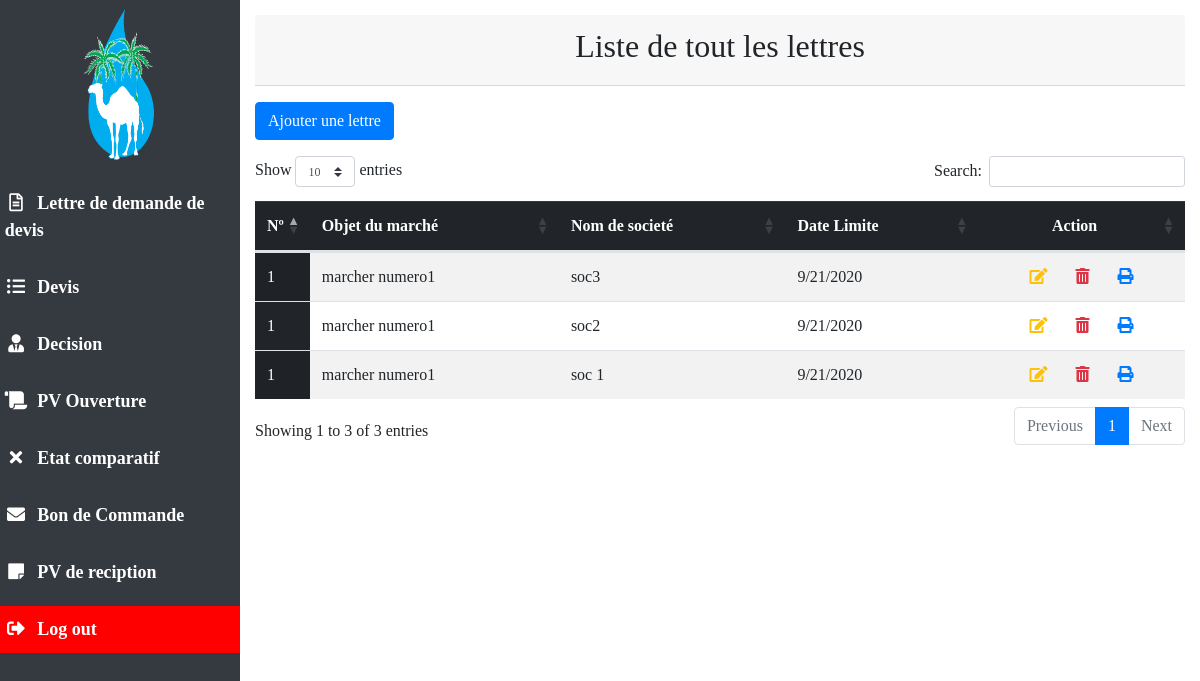
/dashboard.php?pageName=Lettres (signed in), run on the app's committed database.
### tables this page shows
CREATE TABLE `commandetb` (
  `ID_cmd` int(11) NOT NULL,
  `numero_cmd` int(11) NOT NULL,
  `date_cmd` varchar(25) DEFAULT NULL,
  `ID_f` int(11) NOT NULL,
  `ID_marche` int(11) NOT NULL
);

CREATE TABLE `marchetb` (
  `ID_marche` int(11) NOT NULL,
  `objet_marche` varchar(500) DEFAULT NULL,
  `mode_lancement` varchar(25) DEFAULT NULL,
  `date_lancement` varchar(25) NOT NULL,
  `heure_lancement` varchar(25) NOT NULL,
  `date_limite` varchar(25) NOT NULL,
  `heure_limite` varchar(25) NOT NULL,
  `date_ouverture` varchar(25) NOT NULL,
  `heure_ouverture` varchar(25) NOT NULL,
  `date_depot` varchar(25) NOT NULL,
  `heure_depot` varchar(25) NOT NULL,
  `date_reciption` varchar(25) NOT NULL,
  `heure_reciption` varchar(25) NOT NULL
);

CREATE TABLE `fournisseurtb` (
  `ID_f` int(11) NOT NULL,
  `nomF` varchar(50) DEFAULT NULL,
  `adrF` varchar(255) DEFAULT NULL,
  `telF` varchar(25) DEFAULT NULL
);

### pages/Lettres.php (the view, shortened to what this page needs)
<div class="table-responsive">
	<div class="card-header text-center mb-3">
		<h2>Liste de tout les lettres</h2>
	</div>
	<div class="mb-3">
		<a href="pages/AddNewLettre.php" class="btn btn-primary">Ajouter une lettre</a>
	</div>
	<table id="example" class="table table-striped">
		<thead class="table-dark">
			<tr>
				<th style="width: 5%;">Nº</th>
				<th>Objet du marché</th>
				<th>Nom de societé</th>
				<th>Date Limite</th>
				<th class="text-center">Action</th>
			</tr>
		</thead>
		<tbody>
			<?php
			global $connectDB;
			$sql="SELECT * FROM commandetb INNER JOIN fournisseurtb ON fournisseurtb.ID_f=commandetb.ID_f
			INNER JOIN marchetb ON marchetb.ID_marche=commandetb.ID_marche
			ORDER BY commandetb.numero_cmd ASC";
			$stmtAffiche=$connectDB->query($sql);
			while ($dataRows = $stmtAffiche->fetch()) {
				$idcmd=$dataRows['ID_cmd'];
				$num_cmd=$dataRows['numero_cmd'];
				$objet=$dataRows['objet_marche'];
				$nomSoc=$dataRows['nomF'];
				$dlimite=$dataRows['date_limite'];
			?>
			<tr>
				<td class="table-dark"><?php echo $num_cmd; ?></td>
				<td><?php
				 echo $objet; ?></td>
				<td><?php echo $nomSoc; ?></td>
				<td><?php echo $dlimite; ?></td>
				<td class="text-center"><a class="mr-4" href="pages/editeLettres.php?page=<?php echo $idcmd; ?>" ><i class="fas fa-edit text-warning"></i></a>
				<a class="mr-4" href="pages/deleteLettres.php?page=<?php echo $idcmd; ?>"><i class="fas fa-trash-alt text-danger"></i></a>
				<a href="pages/printLettres.php?page=<?php echo $idcmd; ?>"><i class="fas fa-print text-primary"></i></a></td>
			</tr>
			<?php } ?>
		</tbody>
	</table>
</div>

### dashboard.php (shortened to what this page needs)
<!DOCTYPE html>
<html lang="en">
<head>
	<link rel="stylesheet" href="https://stackpath.bootstrapcdn.com/bootstrap/4.1.3/css/bootstrap.min.css">
	<link rel="stylesheet" href="https://cdn.datatables.net/1.10.22/css/dataTables.bootstrap4.min.css">
	<link rel="stylesheet" href="css/all.min.css">
	<link rel="stylesheet" href="css/style.css">
</head>
<body>
	<div class="container col">
		<div class="left-side bg-dark">
			<div class="logo"><img src="images/logo.png" class="mx-auto d-block"></div>
			<nav>
				<ul>
					<li><a href="dashboard.php?pageName=Lettres"><i class="far fa-file-alt fa-fw"></i><span>Lettre de demande de devis</span></a></li>
					<li><a href="dashboard.php?pageName=Devis"><i class="fa fa-list-ul fa-fw"></i><span>Devis</span></a></li>
					<li><a href="dashboard.php?pageName=Decision"><i class="fas fa-user-tie fa-fw"></i><span>Decision</span></a></li>
					<li><a href="dashboard.php?pageName=PVO"><i class="fas fa-scroll fa-fw"></i><span>PV Ouverture</span></a></li>
					<li><a href="dashboard.php?pageName=EC"><i class="fas fa-times fa-fw"></i><span>Etat comparatif</span></a></li>
					<li><a href="dashboard.php?pageName=Bdc"><i class="fa fa-envelope fa-fw"></i><span>Bon de Commande</span></a></li>
					<li><a href="dashboard.php?pageName=PVR"><i class="fas fa-sticky-note fa-fw"></i><span>PV de reciption</span></a></li>
					<li><a href="logout.php"><i class="fas fa-sign-out-alt fa-fw"></i><span>Log out</span></a></li>
				</ul>
			</nav>
		</div>
		<div class="right-side">
			<?php
				$pageDirectory='pages';
				if (!empty($_GET['pageName'])) {
					$pageFolder = scandir($pageDirectory);
					$pageName=$_GET['pageName'];
					if(in_array($pageName.'.php',$pageFolder)){
						include ($pageDirectory.'/'.$pageName.'.php');
					}
					else {
						echo "404 error";
					}
				}
				else {
					header('Location:dashboard.php?pageName=Lettres');
				}
			?>
        </div>
	</div>
</body>
</html>

### css/style.css (style rules this page uses)
*, html, body { margin: 0; padding: 0; box-sizing: border-box; font-family: "Montserrat"; }
* .container, html .container, body .container { position: relative; width: 100%; height: 100vh; margin: 0; padding: 0; }
* .container .left-side, html .container .left-side, body .container .left-side { width: 20%; height: 100%; float: left; color: #fff; font-size: 18px; font-weight: bold; }
* .container .left-side .logo, html .container .left-side .logo, body .container .left-side .logo { width: 100%; height: 180px; padding-top: 3%; }
* .container .left-side .logo img, html .container .left-side .logo img, body .container .left-side .logo img { width: 50%; height: 90%; }
* .container .left-side nav ul, html .container .left-side nav ul, body .container .left-side nav ul { list-style: none; }
* .container .left-side nav ul li, html .container .left-side nav ul li, body .container .left-side nav ul li { cursor: pointer; margin-bottom: 10px; padding: 10px 2%; transition: all .9s ease-out; }
* .container .left-side nav ul li:last-child, html .container .left-side nav ul li:last-child, body .container .left-side nav ul li:last-child { background-color: red; }
* .container .left-side nav ul li a, html .container .left-side nav ul li a, body .container .left-side nav ul li a { display: block; text-decoration: none; color: #fff; }
* .container .left-side nav ul li a span, html .container .left-side nav ul li a span, body .container .left-side nav ul li a span { margin-left: 10px; }
* .container .right-side, html .container .right-side, body .container .right-side { width: 80%; height: 100%; float: right; overflow: scroll; padding: 15px; }

### data on the page
commandetb: numero_cmd "1", ID_marche.objet_marche "marcher numero1", ID_f.nomF "soc3", ID_marche.date_limite "9/21/2020"
commandetb: numero_cmd "1", ID_marche.objet_marche "marcher numero1", ID_f.nomF "soc2", ID_marche.date_limite "9/21/2020"
commandetb: numero_cmd "1", ID_marche.objet_marche "marcher numero1", ID_f.nomF "soc 1", ID_marche.date_limite "9/21/2020"
